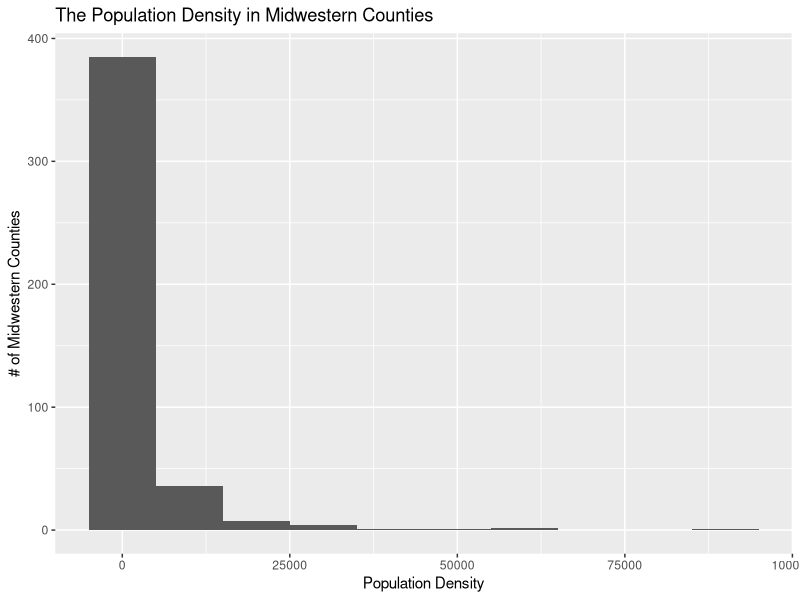
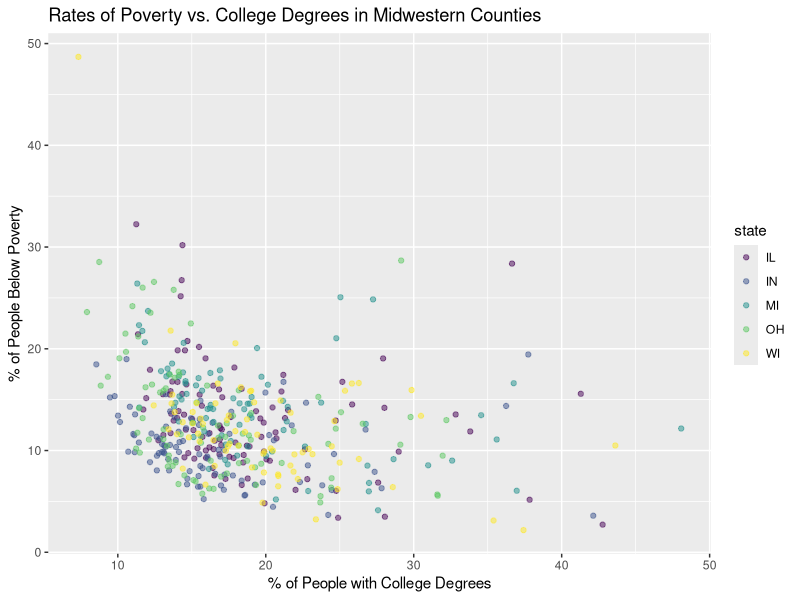
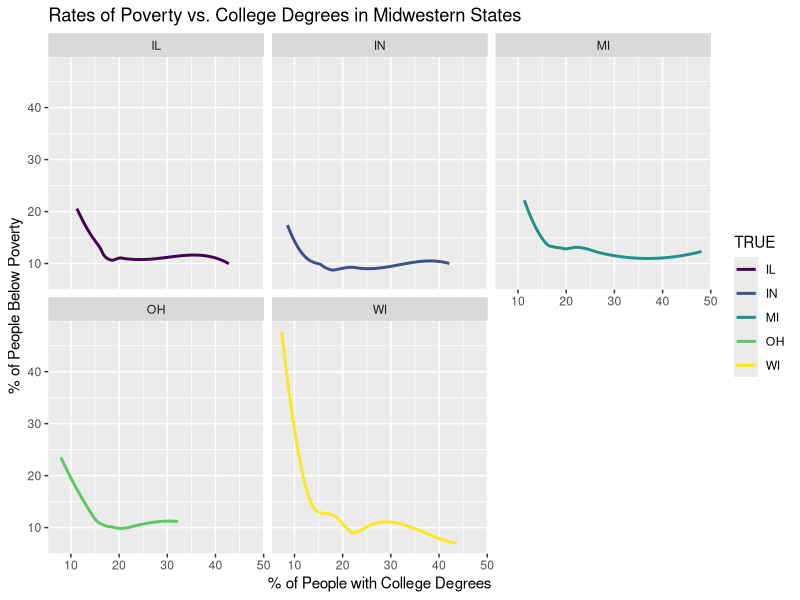
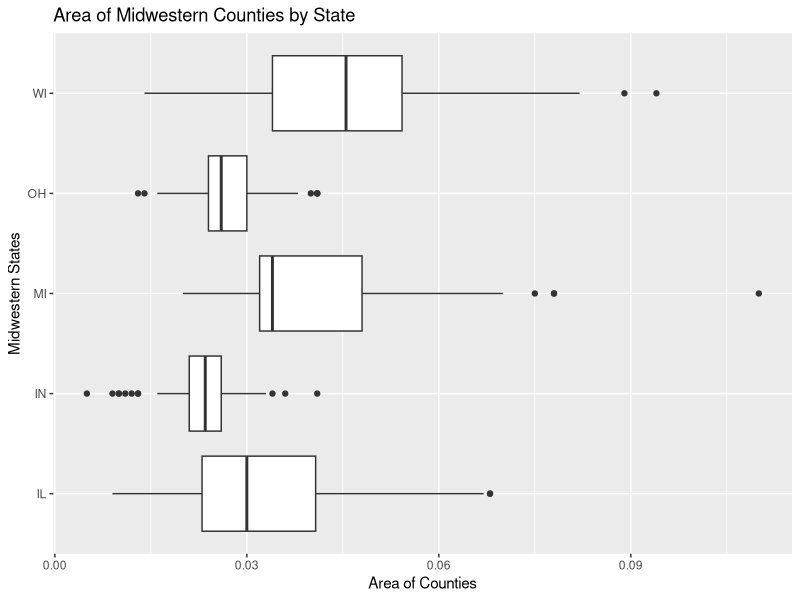
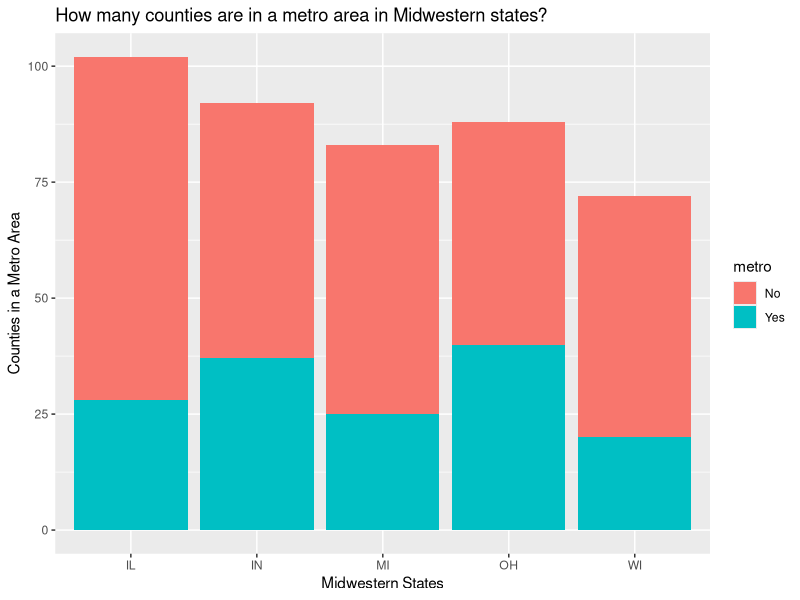

Generate these figures, in order, with R:
## ---- chunk 1
#| label: load-packages
#| message: false

library(tidyverse)
## ---- chunk 2

ggplot(data = midwest,
       aes(x = popdensity)) +
geom_histogram(binwidth = 10000) +
 labs(x = "Population Density", 
       y = "# of Midwestern Counties", 
       title = "The Population Density in Midwestern Counties")

## ---- chunk 3
ggplot(data = midwest,
       aes(x = percollege, y = percbelowpoverty, color = state)) +
geom_point(alpha = .5) +
  scale_color_viridis_d() +
 labs(x = "% of People with College Degrees", 
       y = "% of People Below Poverty", 
       title = "Rates of Poverty vs. College Degrees in Midwestern Counties")
## ---- chunk 4
ggplot(data = midwest,
       aes(x = percollege, y = percbelowpoverty, color = state)) +
geom_smooth(alpha = .5, se = FALSE) +
  scale_color_viridis_d(TRUE) +
facet_wrap("state") +
 labs(x = "% of People with College Degrees", 
       y = "% of People Below Poverty", 
       title = "Rates of Poverty vs. College Degrees in Midwestern States")
## ---- chunk 5
ggplot(data = midwest,
       aes(x = area, y = state)) +
geom_boxplot() +
   labs(x = "Area of Counties", 
       y = "Midwestern States", 
       title = "Area of Midwestern Counties by State")
## ---- chunk 6
midwest <- midwest |>
  mutate(metro = if_else(inmetro == 1, "Yes", "No"))
ggplot(data = midwest,
       aes(x = state, fill = metro)) +
  geom_bar() +
  labs(x = "Midwestern States", 
       y = "Counties in a Metro Area", 
       title = "How many counties are in a metro area in Midwestern states?")
